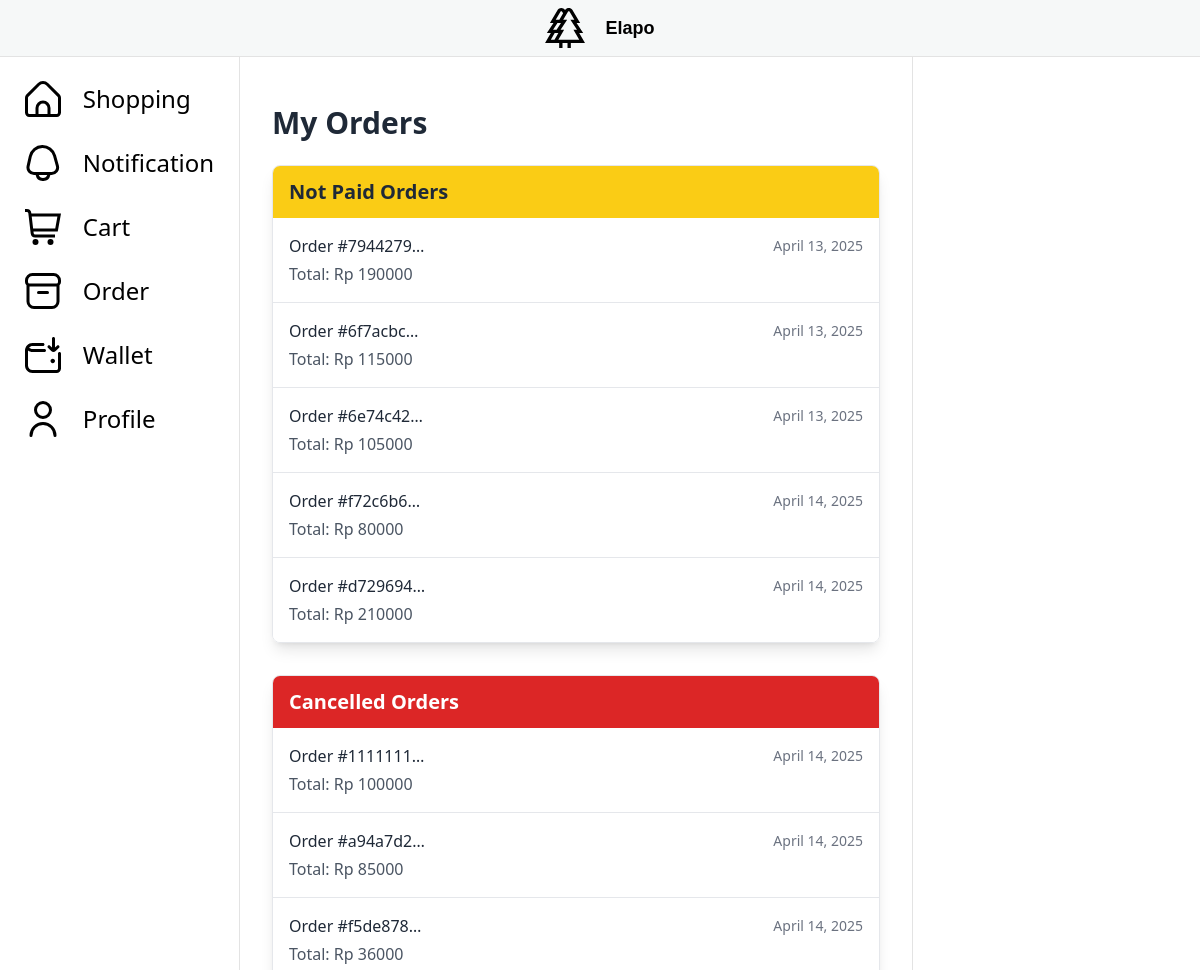
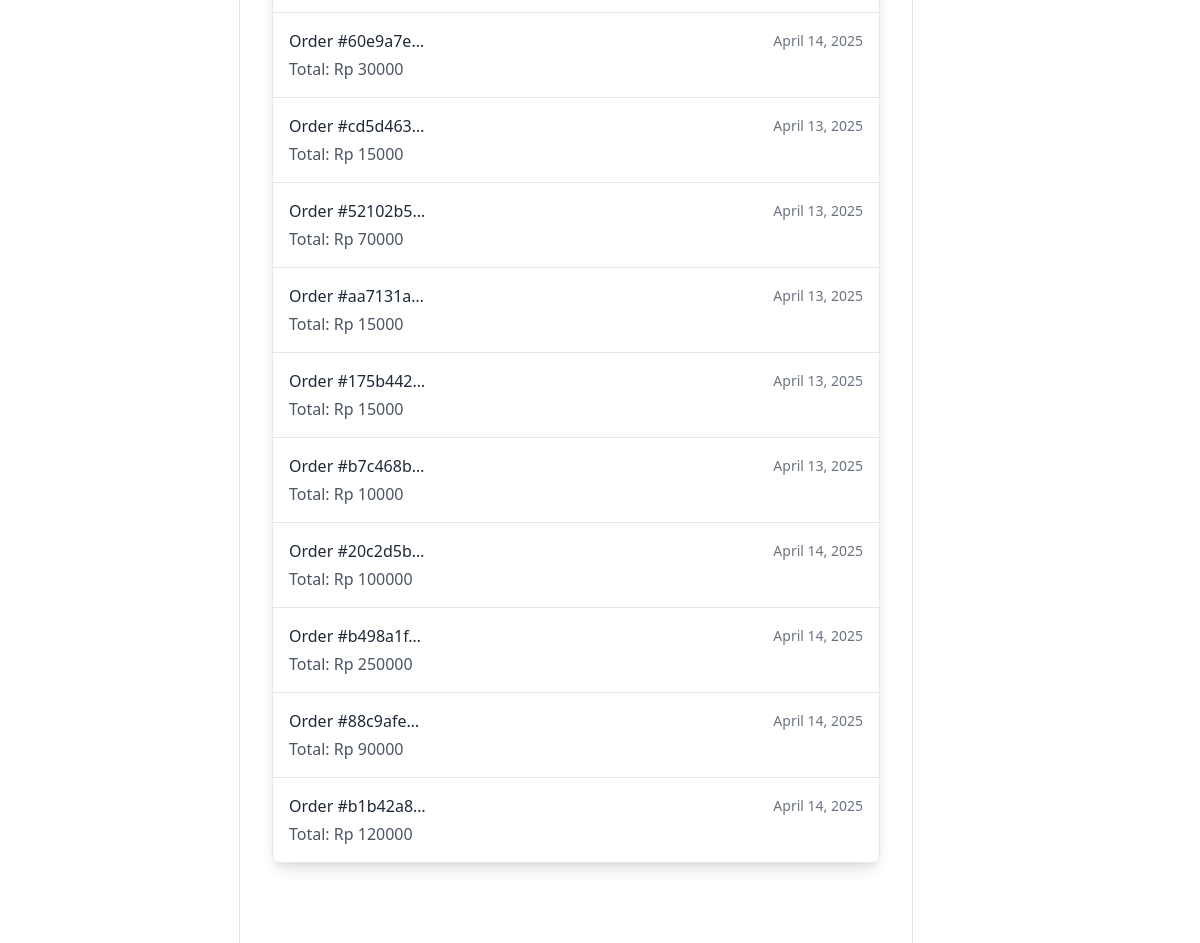
/order (signed in), run on the app's committed database (2 pictures, top to bottom).
### order/models.py (models this page shows, shortened)
class Order(models.Model):
    class Meta:
        permissions = [
            ("set_to_paid", "can set to paid"),
            ("set_to_prepared", "can set to prepared"),
            ("set_to_ready", "can set to ready"),
            ("set_to_delivered", "can set to delivered"),
            ("set_to_completed", "can set to completed"),
            ("set_to_cancelled", "can set to cancelled"),
            ("set_to_reviewed", "can set to reviewed")
        ]
    id = models.UUIDField(primary_key=True, default=uuid.uuid4)
    cart = models.OneToOneField(Cart, on_delete=models.CASCADE)
    total = models.DecimalField(max_digits=12, decimal_places=0, default=0)
    created_at = models.DateField(auto_now=True)
    status = models.ForeignKey(OrderStatus, on_delete=models.CASCADE)

### order/views.py (the view)
# urls.py: path('', customer_order_list, name="show_order"),
@login_required
def customer_order_list(request):
    orders = Order.objects.filter(cart__customer=request.user.customer).select_related('status')
    not_paid_orders = orders.filter(status__status='not paid')
    paid_orders = orders.filter(status__status='paid')
    prepared_orders = orders.filter(status__status='prepared')
    ready_orders = orders.filter(status__status='ready')
    delivered_orders = orders.filter(status__status='delivered')
    completed_orders = orders.filter(status__status='completed')
    reviewed_orders = orders.filter(status__status='reviewed')
    cancelled_orders = orders.filter(status__status='cancelled')
    print(orders)
    context = {
        'not_paid_orders': not_paid_orders,
        'paid_orders': paid_orders,
        'prepared_orders': prepared_orders,
        'ready_orders': ready_orders,
        'delivered_orders': delivered_orders,
        'completed_orders': completed_orders,
        'reviewed_orders': reviewed_orders,
        'cancelled_orders': cancelled_orders,
    }
    return render(request, 'show_order.html', context)

### order/templates/show_order.html (shortened to what this page needs)
{% extends "main.html" %}
{% block content %}
<div class="container mx-auto px-4 py-8">
    <h1 class="text-3xl font-bold mb-6 text-gray-800">My Orders</h1>
    {% if not_paid_orders or paid_orders or prepared_orders or ready_orders or delivered_orders or completed_orders or reviewed_orders or cancelled_orders %}
        {% if not_paid_orders %}
        <div class="mb-8 rounded-lg overflow-hidden shadow-lg border border-gray-200">
            <div class="bg-yellow-400 px-4 py-3">
                <h3 class="text-xl font-semibold text-gray-800">Not Paid Orders</h3>
            </div>
            <div class="bg-white">
                <div class="divide-y divide-gray-200">
                    {% for order in not_paid_orders %}
                    <a href="{% url 'order:order_detail' order.id %}" class="block hover:bg-gray-50 transition duration-150">
                        <div class="px-4 py-4">
                            <div class="flex justify-between items-center">
                                <h5 class="font-medium text-gray-800">Order #{{ order.id|truncatechars:8 }}</h5>
                                <span class="text-sm text-gray-500">{{ order.created_at }}</span>
                            </div>
                            <p class="mt-1 text-gray-600">Total: Rp {{ order.total }}</p>
                        </div>
                    </a>
                    {% endfor %}
                </div>
            </div>
        </div>
        {% endif %}
        {% if cancelled_orders %}
        <div class="mb-8 rounded-lg overflow-hidden shadow-lg border border-gray-200">
            <div class="bg-red-600 px-4 py-3">
                <h3 class="text-xl font-semibold text-white">Cancelled Orders</h3>
            </div>
            <div class="bg-white">
                <div class="divide-y divide-gray-200">
                    {% for order in cancelled_orders %}
                    <a href="{% url 'order:order_detail' order.id %}" class="block hover:bg-gray-50 transition duration-150">
                        <div class="px-4 py-4">
                            <div class="flex justify-between items-center">
                                <h5 class="font-medium text-gray-800">Order #{{ order.id|truncatechars:8 }}</h5>
                                <span class="text-sm text-gray-500">{{ order.created_at }}</span>
                            </div>
                            <p class="mt-1 text-gray-600">Total: Rp {{ order.total }}</p>
                        </div>
                    </a>
                    {% endfor %}
                </div>
            </div>
        </div>
        {% endif %}
    {% else %}
    <div class="bg-blue-100 border-l-4 border-blue-500 text-blue-700 p-4 mb-6 rounded">
        <p>You don't have any orders yet. <a href="{% url 'product:list' %}" class="underline font-medium">Continue shopping</a></p>
    </div>
    {% endif %}
</div>
{% endblock %}

### templates/main.html (style rules this page uses)
span { padding-left: 12px; }

### data on the page
Order: id "7944279…", created_at "April 13, 2025", total "190000"
Order: id "6f7acbc…", created_at "April 13, 2025", total "115000"
Order: id "6e74c42…", created_at "April 13, 2025", total "105000"
Order: id "f72c6b6…", created_at "April 14, 2025", total "80000"
Order: id "d729694…", created_at "April 14, 2025", total "210000"
Order: id "1111111…", created_at "April 14, 2025", total "100000"
Order: id "a94a7d2…", created_at "April 14, 2025", total "85000"
Order: id "f5de878…", created_at "April 14, 2025", total "36000"
Order: id "60e9a7e…", created_at "April 14, 2025", total "30000"
Order: id "cd5d463…", created_at "April 13, 2025", total "15000"
Order: id "52102b5…", created_at "April 13, 2025", total "70000"
Order: id "aa7131a…", created_at "April 13, 2025", total "15000"
Order: id "175b442…", created_at "April 13, 2025", total "15000"
Order: id "b7c468b…", created_at "April 13, 2025", total "10000"
Order: id "20c2d5b…", created_at "April 14, 2025", total "100000"
Order: id "b498a1f…", created_at "April 14, 2025", total "250000"
Order: id "88c9afe…", created_at "April 14, 2025", total "90000"
Order: id "b1b42a8…", created_at "April 14, 2025", total "120000"
